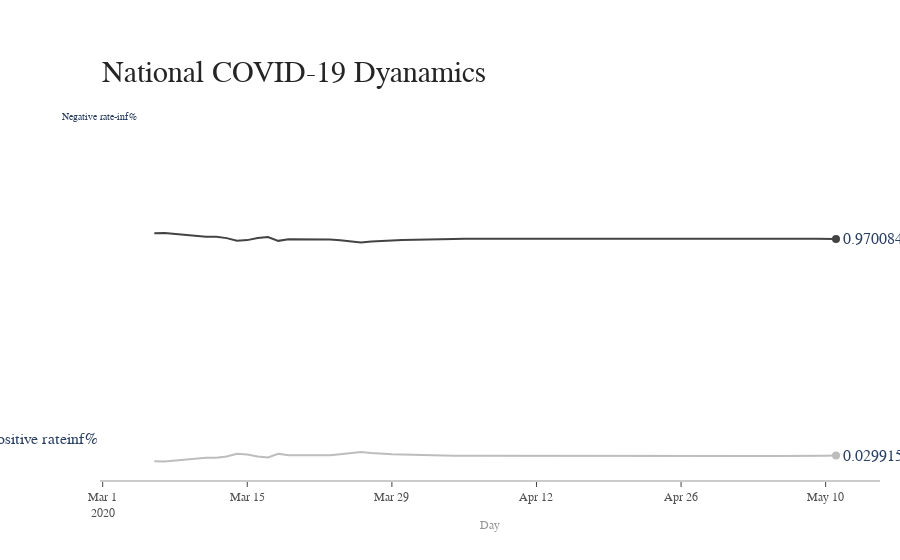

Notebook code for this chart:
### Code cell
import plotly.graph_objects as go
import numpy as np

title = 'National COVID-19 Dyanamics'
labels = ['negative_rate', 'positive_rate']
colors = ['rgb(67,67,67)', 'rgb(115,115,115)']

mode_size = [8, 8]
line_size = [2, 2]

x_data = df.date
y_data = df2

fig = go.Figure()

fig.add_trace(go.Scatter(x=x_data, y=y_data['negative_rate'], mode='lines',
name='negative_rate',
line=dict(color='rgb(67,67,67)', width=2),
connectgaps=True,                             
    ))
fig.add_trace(go.Scatter(x=x_data, y=y_data['positive_rate'], mode='lines',
name='positive_rate',
line=dict(color='rgb(189,189,189)', width=2),
connectgaps=True,                             
    ))

# endpoints
fig.add_trace(go.Scatter(
   x=[x_data.iloc[0], x_data.iloc[-1]],
   y=[y_data['negative_rate'].iloc[0], y_data['negative_rate'].iloc[-1]],
   mode='markers',
   marker=dict(color='rgb(67,67,67)', size=8)
    ))
fig.add_trace(go.Scatter(
   x=[x_data.iloc[0], x_data.iloc[-1]],
   y=[y_data['positive_rate'].iloc[0], y_data['positive_rate'].iloc[-1]],
   mode='markers',
   marker=dict(color='rgb(189,189,189)', size=8)
    ))

fig.update_layout(
    xaxis=dict(
        showline=True,
        showgrid=False,
        showticklabels=True,
        linecolor='rgb(204, 204, 204)',
        linewidth=2,
        ticks='outside',
        tickfont=dict(
            family='Arial',
            size=12,
            color='rgb(82, 82, 82)',
        ),
    ),
    yaxis=dict(
        showgrid=False,
        zeroline=False,
        showline=False,
        showticklabels=False,
    ),
    autosize=False,
    margin=dict(
        autoexpand=False,
        l=100,
        r=20,
        t=110,
    ),
    showlegend=False,
    plot_bgcolor='white'
)

annotations = []

# Adding labels

    # labeling the left_side of the plot
annotations.append(dict(xref='paper', x=0.05, y=y_data['negative_rate'].iloc[0],
xanchor='right', yanchor='middle',
text='Negative rate'+ '{}%'.format(y_data['negative_rate'].iloc[0]),
font=dict(family='Arial',
size=16),
showarrow=False))
annotations.append(dict(xref='paper', x=0, y=0.1,
xanchor='right', yanchor='middle',
text='Positive rate'+ '{}%'.format(y_data['positive_rate'].iloc[0]),
font=dict(family='Arial',
size=16),
showarrow=False))

# labeling the right_side of the plot
annotations.append(dict(xref='paper', x=0.95, y=y_data['negative_rate'].iloc[-1],
                              xanchor='left', yanchor='middle',
                              text='{}%'.format(y_data['negative_rate'].iloc[-1]),
                              font=dict(family='Arial',
                                        size=16),
                              showarrow=False))
annotations.append(dict(xref='paper', x=0.95, y=y_data['positive_rate'].iloc[-1],
                              xanchor='left', yanchor='middle',
                              text='{}%'.format(y_data['positive_rate'].iloc[-1]),
                              font=dict(family='Arial',
                                        size=16),
                              showarrow=False))
# Title
annotations.append(dict(xref='paper', yref='paper', x=0.0, y=1.05,
                              xanchor='left', yanchor='bottom',
                              text='National COVID-19 Dyanamics',
                              font=dict(family='Arial',
                                        size=30,
                                        color='rgb(37,37,37)'),
                              showarrow=False))
# Source
annotations.append(dict(xref='paper', yref='paper', x=0.5, y=-0.1,
                              xanchor='center', yanchor='top',
                              text='Day',
                              font=dict(family='Arial',
                                        size=12,
                                        color='rgb(150,150,150)'),
                              showarrow=False))

fig.update_layout(annotations=annotations)

fig.show()

### Figure 1 — Plotly figure (JSON) as saved in the notebook; plotly's stock layout.template omitted (floating-point values rounded to 4 significant figures)
{"data": [{"connectgaps": true, "line": {"color": "rgb(67,67,67)", "width": 2}, "mode": "lines", "name": "negative_rate", "type": "scatter", "x": ["2020-03-05", "2020-03-06", "2020-03-07", "2020-03-08", "2020-03-09", "2020-03-10", "2020-03-11", "2020-03-12", "2020-03-13", "2020-03-14", "2020-03-15", "2020-03-16", "2020-03-17", "2020-03-18", "2020-03-19", "2020-03-20", "2020-03-21", "2020-03-22", "2020-03-23", "2020-03-24", "2020-03-25", "2020-03-26", "2020-03-27", "2020-03-28", "2020-03-29", "2020-03-30", "2020-03-31", "2020-04-01", "2020-04-02", "2020-04-03", "2020-04-04", "2020-04-05", "2020-04-06", "2020-04-07", "2020-04-08", "2020-04-09", "2020-04-10", "2020-04-11", "2020-04-12", "2020-04-13", "2020-04-14", "2020-04-15", "2020-04-16", "2020-04-17", "2020-04-18", "2020-04-19", "2020-04-20", "2020-04-21", "2020-04-22", "2020-04-23", "2020-04-24", "2020-04-25", "2020-04-26", "2020-04-27", "2020-04-28", "2020-04-29", "2020-04-30", "2020-05-01", "2020-05-02", "2020-05-03", "2020-05-04", "2020-05-05", "2020-05-06", "2020-05-07", "2020-05-08", "2020-05-09", "2020-05-10", "2020-05-11"], "y": [null, 0.995, 0.9959, null, null, null, 0.9798, 0.98, 0.974, 0.9626, 0.9654, 0.9742, 0.9787, 0.9622, 0.969, 0.9686, 0.9677, 0.9706, 0.9686, 0.9643, null, 0.9547, 0.959, 0.9629, 0.964, 0.9655, 0.9671, 0.9688, 0.9695, 0.9701, 0.9706, 0.9709, 0.971, null, 0.9711, 0.9719, 0.9726, 0.973, 0.9729, 0.9728, 0.9722, 0.9723, 0.9726, 0.9724, 0.972, 0.9725, 0.9728, 0.9727, 0.9728, 0.9725, 0.9723, 0.9729, 0.973, 0.9731, 0.9731, 0.9729, 0.9728, 0.9726, 0.9725, 0.9724, 0.972, 0.9718, 0.9721, 0.9718, 0.9711, 0.9709, 0.9707, 0.9701]}, {"connectgaps": true, "line": {"color": "rgb(189,189,189)", "width": 2}, "mode": "lines", "name": "positive_rate", "type": "scatter", "x": ["2020-03-05", "2020-03-06", "2020-03-07", "2020-03-08", "2020-03-09", "2020-03-10", "2020-03-11", "2020-03-12", "2020-03-13", "2020-03-14", "2020-03-15", "2020-03-16", "2020-03-17", "2020-03-18", "2020-03-19", "2020-03-20", "2020-03-21", "2020-03-22", "2020-03-23", "2020-03-24", "2020-03-25", "2020-03-26", "2020-03-27", "2020-03-28", "2020-03-29", "2020-03-30", "2020-03-31", "2020-04-01", "2020-04-02", "2020-04-03", "2020-04-04", "2020-04-05", "2020-04-06", "2020-04-07", "2020-04-08", "2020-04-09", "2020-04-10", "2020-04-11", "2020-04-12", "2020-04-13", "2020-04-14", "2020-04-15", "2020-04-16", "2020-04-17", "2020-04-18", "2020-04-19", "2020-04-20", "2020-04-21", "2020-04-22", "2020-04-23", "2020-04-24", "2020-04-25", "2020-04-26", "2020-04-27", "2020-04-28", "2020-04-29", "2020-04-30", "2020-05-01", "2020-05-02", "2020-05-03", "2020-05-04", "2020-05-05", "2020-05-06", "2020-05-07", "2020-05-08", "2020-05-09", "2020-05-10", "2020-05-11"], "y": [null, 0.005, 0.004149, null, null, null, 0.02016, 0.02005, 0.02597, 0.03736, 0.03455, 0.02578, 0.0213, 0.03779, 0.03104, 0.03138, 0.03232, 0.02941, 0.03137, 0.03568, null, 0.04528, 0.041, 0.03714, 0.03596, 0.03452, 0.03294, 0.03116, 0.03048, 0.02988, 0.02939, 0.0291, 0.02902, null, 0.02893, 0.02808, 0.02743, 0.02702, 0.02713, 0.02716, 0.02775, 0.02769, 0.0274, 0.0276, 0.02804, 0.02753, 0.02716, 0.0273, 0.02717, 0.02753, 0.02769, 0.02709, 0.02696, 0.02686, 0.02693, 0.02714, 0.02721, 0.02736, 0.02747, 0.0276, 0.02803, 0.02825, 0.02795, 0.02818, 0.0289, 0.02907, 0.02934, 0.02992]}, {"marker": {"color": "rgb(67,67,67)", "size": 8}, "mode": "markers", "type": "scatter", "x": ["2020-03-05", "2020-05-11"], "y": [null, 0.9701]}, {"marker": {"color": "rgb(189,189,189)", "size": 8}, "mode": "markers", "type": "scatter", "x": ["2020-03-05", "2020-05-11"], "y": [null, 0.02992]}], "layout": {"annotations": [{"font": {"family": "Arial", "size": 10}, "showarrow": false, "text": "Negative rate-inf%", "x": 0.05, "xanchor": "right", "xref": "paper", "y": null, "yanchor": "middle"}, {"font": {"family": "Arial", "size": 16}, "showarrow": false, "text": "Positive rateinf%", "x": 0, "xanchor": "right", "xref": "paper", "y": 0.1, "yanchor": "middle"}, {"font": {"family": "Arial", "size": 16}, "showarrow": false, "text": "0.9700842818907678%", "x": 0.95, "xanchor": "left", "xref": "paper", "y": 0.9701, "yanchor": "middle"}, {"font": {"family": "Arial", "size": 16}, "showarrow": false, "text": "0.029915718109232253%", "x": 0.95, "xanchor": "left", "xref": "paper", "y": 0.02992, "yanchor": "middle"}, {"font": {"color": "rgb(37,37,37)", "family": "Arial", "size": 30}, "showarrow": false, "text": "National COVID-19 Dyanamics", "x": 0, "xanchor": "left", "xref": "paper", "y": 1.05, "yanchor": "bottom", "yref": "paper"}, {"font": {"color": "rgb(150,150,150)", "family": "Arial", "size": 12}, "showarrow": false, "text": "Day", "x": 0.5, "xanchor": "center", "xref": "paper", "y": -0.1, "yanchor": "top", "yref": "paper"}], "autosize": false, "margin": {"autoexpand": false, "l": 100, "r": 20, "t": 110}, "plot_bgcolor": "white", "showlegend": false, "xaxis": {"linecolor": "rgb(204, 204, 204)", "linewidth": 2, "showgrid": false, "showline": true, "showticklabels": true, "tickfont": {"color": "rgb(82, 82, 82)", "family": "Arial", "size": 12}, "ticks": "outside"}, "yaxis": {"showgrid": false, "showline": false, "showticklabels": false, "zeroline": false}}}
